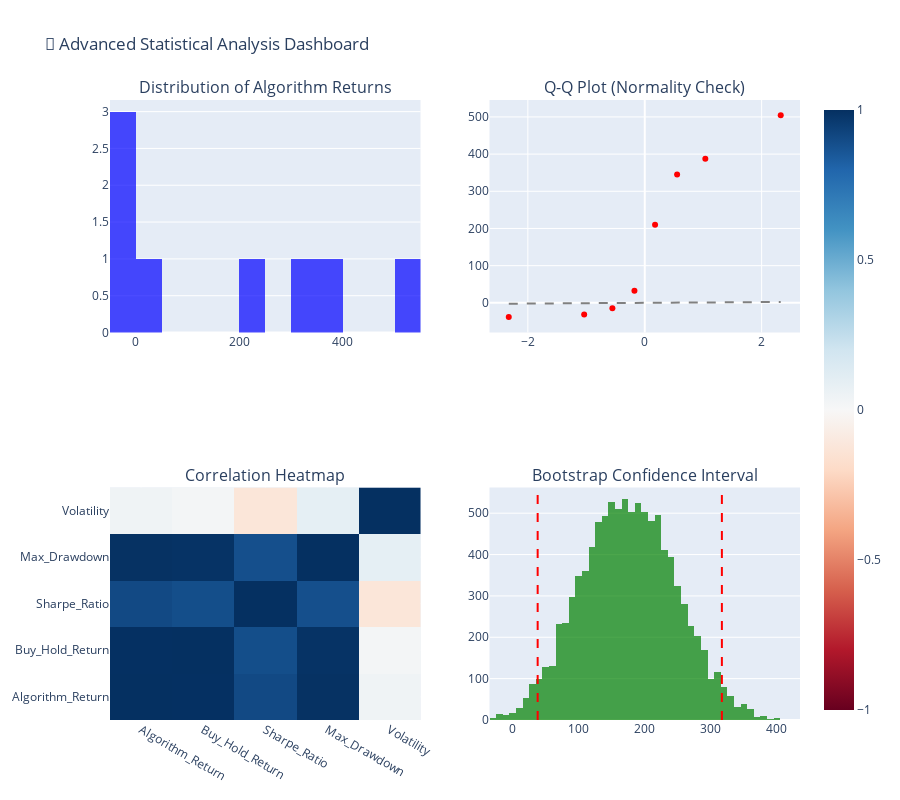

Source (notebook cell):
### Markdown cell above
## 3. Advanced Statistical Analysis

### Code cell
# Advanced Statistical Analysis - Think Harder Methodology
def advanced_statistical_analysis(df):
    """Perform advanced statistical analysis on model performance"""
    if df is None or len(df) == 0:
        print("❌ No data available for statistical analysis")
        return
    
    print("🔬 Advanced Statistical Analysis - Think Harder Methodology")
    print("=" * 60)
    
    # 1. Performance Distribution Analysis
    print("\n📊 1. PERFORMANCE DISTRIBUTION ANALYSIS")
    
    # Test for normality
    shapiro_stat, shapiro_p = stats.shapiro(df['Algorithm_Return'])
    print(f"   Shapiro-Wilk Normality Test:")
    print(f"   Statistic: {shapiro_stat:.4f}, P-value: {shapiro_p:.4f}")
    print(f"   Normal Distribution: {'Yes' if shapiro_p > 0.05 else 'No'}")
    
    # Descriptive statistics
    print(f"\n   Algorithm Return Statistics:")
    print(f"   Mean: {df['Algorithm_Return'].mean():+.2f}%")
    print(f"   Median: {df['Algorithm_Return'].median():+.2f}%")
    print(f"   Std Dev: {df['Algorithm_Return'].std():.2f}%")
    print(f"   Skewness: {stats.skew(df['Algorithm_Return']):.3f}")
    print(f"   Kurtosis: {stats.kurtosis(df['Algorithm_Return']):.3f}")
    
    # 2. Algorithm vs Buy & Hold Statistical Test
    print("\n📈 2. ALGORITHM vs BUY & HOLD COMPARISON")
    
    # Paired t-test
    t_stat, t_p = stats.ttest_rel(df['Algorithm_Return'], df['Buy_Hold_Return'])
    print(f"   Paired t-test (Algorithm vs Buy & Hold):")
    print(f"   T-statistic: {t_stat:.4f}")
    print(f"   P-value: {t_p:.4f}")
    print(f"   Significant Difference: {'Yes' if t_p < 0.05 else 'No'}")
    
    # Effect size (Cohen's d)
    cohens_d = (df['Algorithm_Return'].mean() - df['Buy_Hold_Return'].mean()) / np.sqrt(
        ((df['Algorithm_Return'].std()**2 + df['Buy_Hold_Return'].std()**2) / 2)
    )
    print(f"   Cohen's d (Effect Size): {cohens_d:.3f}")
    
    effect_interpretation = {
        (0, 0.2): "Negligible",
        (0.2, 0.5): "Small",
        (0.5, 0.8): "Medium",
        (0.8, float('inf')): "Large"
    }
    
    for (low, high), interpretation in effect_interpretation.items():
        if low <= abs(cohens_d) < high:
            print(f"   Effect Size Interpretation: {interpretation}")
            break
    
    # 3. Risk-Adjusted Performance Analysis
    print("\n⚖️ 3. RISK-ADJUSTED PERFORMANCE ANALYSIS")
    
    # Sharpe ratio statistical significance
    sharpe_above_zero = len(df[df['Sharpe_Ratio'] > 0])
    sharpe_ratio_mean = df['Sharpe_Ratio'].mean()
    sharpe_t_stat, sharpe_p = stats.ttest_1samp(df['Sharpe_Ratio'], 0)
    
    print(f"   Models with Positive Sharpe: {sharpe_above_zero}/{len(df)} ({sharpe_above_zero/len(df)*100:.1f}%)")
    print(f"   Average Sharpe Ratio: {sharpe_ratio_mean:.3f}")
    print(f"   Sharpe > 0 Test - T-stat: {sharpe_t_stat:.3f}, P-value: {sharpe_p:.4f}")
    
    # 4. Correlation Analysis
    print("\n🔗 4. CORRELATION ANALYSIS")
    
    corr_metrics = ['Algorithm_Return', 'Buy_Hold_Return', 'Sharpe_Ratio', 'Max_Drawdown', 'Volatility']
    correlation_matrix = df[corr_metrics].corr()
    
    print(f"   Key Correlations:")
    print(f"   Algorithm Return vs Sharpe Ratio: {correlation_matrix.loc['Algorithm_Return', 'Sharpe_Ratio']:.3f}")
    print(f"   Algorithm Return vs Max Drawdown: {correlation_matrix.loc['Algorithm_Return', 'Max_Drawdown']:.3f}")
    print(f"   Buy & Hold vs Algorithm Return: {correlation_matrix.loc['Buy_Hold_Return', 'Algorithm_Return']:.3f}")
    
    # 5. Outlier Detection
    print("\n🔍 5. OUTLIER DETECTION")
    
    # Z-score method
    z_scores = np.abs(stats.zscore(df['Algorithm_Return']))
    outliers = df[z_scores > 2]
    
    if len(outliers) > 0:
        print(f"   Outliers detected (|Z-score| > 2):")
        for idx, row in outliers.iterrows():
            print(f"   {row['Crypto']}: {row['Algorithm_Return']:+.2f}% return")
    else:
        print(f"   No significant outliers detected")
    
    # 6. Monte Carlo Confidence Intervals
    print("\n🎰 6. MONTE CARLO CONFIDENCE INTERVALS")
    
    def bootstrap_mean(data, n_bootstrap=10000):
        bootstrap_means = []
        for _ in range(n_bootstrap):
            sample = np.random.choice(data, size=len(data), replace=True)
            bootstrap_means.append(np.mean(sample))
        return np.array(bootstrap_means)
    
    bootstrap_returns = bootstrap_mean(df['Algorithm_Return'])
    ci_lower = np.percentile(bootstrap_returns, 2.5)
    ci_upper = np.percentile(bootstrap_returns, 97.5)
    
    print(f"   95% Confidence Interval for Mean Algorithm Return:")
    print(f"   [{ci_lower:.2f}%, {ci_upper:.2f}%]")
    print(f"   Current Mean: {df['Algorithm_Return'].mean():.2f}%")
    
    # Create statistical visualization
    fig = make_subplots(
        rows=2, cols=2,
        subplot_titles=[
            'Distribution of Algorithm Returns',
            'Q-Q Plot (Normality Check)',
            'Correlation Heatmap',
            'Bootstrap Confidence Interval'
        ]
    )
    
    # Distribution plot
    fig.add_trace(
        go.Histogram(x=df['Algorithm_Return'], nbinsx=15, name='Algorithm Returns',
                    opacity=0.7, marker_color='blue'),
        row=1, col=1
    )
    
    # Q-Q Plot
    theoretical_quantiles = stats.norm.ppf(np.linspace(0.01, 0.99, len(df)))
    sample_quantiles = np.sort(df['Algorithm_Return'])
    
    fig.add_trace(
        go.Scatter(x=theoretical_quantiles, y=sample_quantiles, mode='markers',
                  name='Q-Q Plot', marker_color='red'),
        row=1, col=2
    )
    
    # Add perfect normal line to Q-Q plot
    fig.add_trace(
        go.Scatter(x=theoretical_quantiles, y=theoretical_quantiles, mode='lines',
                  name='Perfect Normal', line=dict(dash='dash', color='gray')),
        row=1, col=2
    )
    
    # Correlation heatmap
    fig.add_trace(
        go.Heatmap(z=correlation_matrix.values,
                  x=correlation_matrix.columns,
                  y=correlation_matrix.columns,
                  colorscale='RdBu',
                  zmid=0),
        row=2, col=1
    )
    
    # Bootstrap distribution
    fig.add_trace(
        go.Histogram(x=bootstrap_returns, nbinsx=50, name='Bootstrap Distribution',
                    opacity=0.7, marker_color='green'),
        row=2, col=2
    )
    
    # Add confidence interval lines
    fig.add_vline(x=ci_lower, line_dash="dash", line_color="red", row=2, col=2)
    fig.add_vline(x=ci_upper, line_dash="dash", line_color="red", row=2, col=2)
    
    fig.update_layout(
        height=800,
        title_text="🔬 Advanced Statistical Analysis Dashboard",
        showlegend=False
    )
    
    fig.show()
    
    return {
        'normality_test': {'statistic': shapiro_stat, 'p_value': shapiro_p},
        'paired_ttest': {'statistic': t_stat, 'p_value': t_p},
        'cohens_d': cohens_d,
        'correlation_matrix': correlation_matrix,
        'confidence_interval': (ci_lower, ci_upper)
    }

# Perform Advanced Statistical Analysis
if 'summary_df' in locals() and summary_df is not None:
    statistical_results = advanced_statistical_analysis(summary_df)
else:
    print("❌ Summary DataFrame not available for statistical analysis")

### Figure 1 — Plotly figure (JSON) as saved in the notebook; plotly's stock layout.template omitted (floating-point values rounded to 4 significant figures; data arrays with more than 128 entries replaced by an {"elided": "..."} marker saying what was removed)
{"data": [{"marker": {"color": "blue"}, "name": "Algorithm Returns", "nbinsx": 15, "opacity": 0.7, "type": "histogram", "x": [387.4, 210.3, 345.1, -31.64, 504.2, -14.72, -38.45, 32.8], "xaxis": "x", "yaxis": "y"}, {"marker": {"color": "red"}, "mode": "markers", "name": "Q-Q Plot", "type": "scatter", "x": [-2.326, -1.036, -0.5534, -0.1764, 0.1764, 0.5534, 1.036, 2.326], "xaxis": "x2", "y": [-38.45, -31.64, -14.72, 32.8, 210.3, 345.1, 387.4, 504.2], "yaxis": "y2"}, {"line": {"color": "gray", "dash": "dash"}, "mode": "lines", "name": "Perfect Normal", "type": "scatter", "x": [-2.326, -1.036, -0.5534, -0.1764, 0.1764, 0.5534, 1.036, 2.326], "xaxis": "x2", "y": [-2.326, -1.036, -0.5534, -0.1764, 0.1764, 0.5534, 1.036, 2.326], "yaxis": "y2"}, {"colorscale": [[0, "rgb(103,0,31)"], [0.1, "rgb(178,24,43)"], [0.2, "rgb(214,96,77)"], [0.3, "rgb(244,165,130)"], [0.4, "rgb(253,219,199)"], [0.5, "rgb(247,247,247)"], [0.6, "rgb(209,229,240)"], [0.7, "rgb(146,197,222)"], [0.8, "rgb(67,147,195)"], [0.9, "rgb(33,102,172)"], [1, "rgb(5,48,97)"]], "type": "heatmap", "x": ["Algorithm_Return", "Buy_Hold_Return", "Sharpe_Ratio", "Max_Drawdown", "Volatility"], "xaxis": "x3", "y": ["Algorithm_Return", "Buy_Hold_Return", "Sharpe_Ratio", "Max_Drawdown", "Volatility"], "yaxis": "y3", "z": [[1.0, 0.9983, 0.9066, 0.9935, 0.04402], [0.9983, 1.0, 0.8904, 0.9906, 0.02031], [0.9066, 0.8904, 1.0, 0.885, -0.1246], [0.9935, 0.9906, 0.885, 1.0, 0.09326], [0.04402, 0.02031, -0.1246, 0.09326, 1.0]], "zmid": 0}, {"marker": {"color": "green"}, "name": "Bootstrap Distribution", "nbinsx": 50, "opacity": 0.7, "type": "histogram", "x": {"elided": "10000 float values"}, "xaxis": "x4", "yaxis": "y4"}], "layout": {"annotations": [{"font": {"size": 16}, "showarrow": false, "text": "Distribution of Algorithm Returns", "x": 0.225, "xanchor": "center", "xref": "paper", "y": 1, "yanchor": "bottom", "yref": "paper"}, {"font": {"size": 16}, "showarrow": false, "text": "Q-Q Plot (Normality Check)", "x": 0.775, "xanchor": "center", "xref": "paper", "y": 1, "yanchor": "bottom", "yref": "paper"}, {"font": {"size": 16}, "showarrow": false, "text": "Correlation Heatmap", "x": 0.225, "xanchor": "center", "xref": "paper", "y": 0.375, "yanchor": "bottom", "yref": "paper"}, {"font": {"size": 16}, "showarrow": false, "text": "Bootstrap Confidence Interval", "x": 0.775, "xanchor": "center", "xref": "paper", "y": 0.375, "yanchor": "bottom", "yref": "paper"}], "height": 800, "shapes": [{"line": {"color": "red", "dash": "dash"}, "type": "line", "x0": 37.91, "x1": 37.91, "xref": "x4", "y0": 0, "y1": 1, "yref": "y4 domain"}, {"line": {"color": "red", "dash": "dash"}, "type": "line", "x0": 316.7, "x1": 316.7, "xref": "x4", "y0": 0, "y1": 1, "yref": "y4 domain"}], "showlegend": false, "title": {"text": "🔬 Advanced Statistical Analysis Dashboard"}, "xaxis": {"anchor": "y", "domain": [0, 0.45]}, "xaxis2": {"anchor": "y2", "domain": [0.55, 1]}, "xaxis3": {"anchor": "y3", "domain": [0, 0.45]}, "xaxis4": {"anchor": "y4", "domain": [0.55, 1]}, "yaxis": {"anchor": "x", "domain": [0.625, 1]}, "yaxis2": {"anchor": "x2", "domain": [0.625, 1]}, "yaxis3": {"anchor": "x3", "domain": [0, 0.375]}, "yaxis4": {"anchor": "x4", "domain": [0, 0.375]}}}
